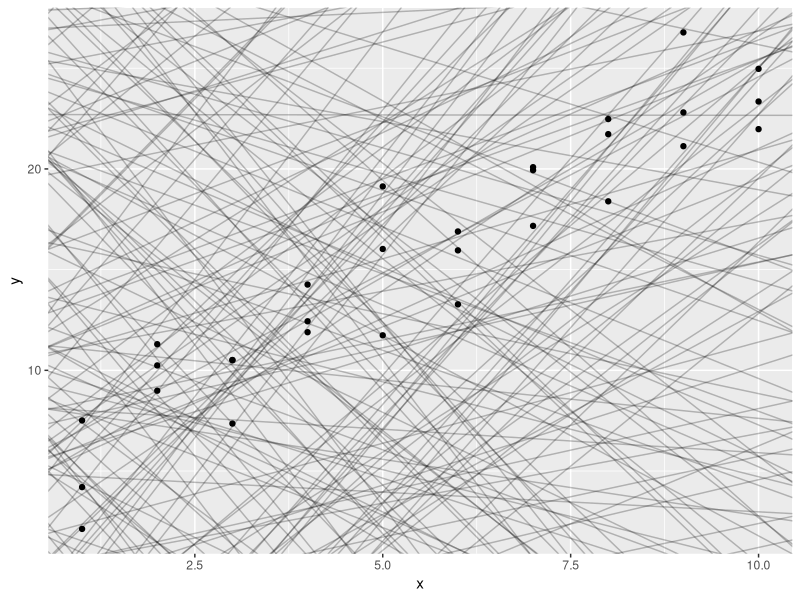
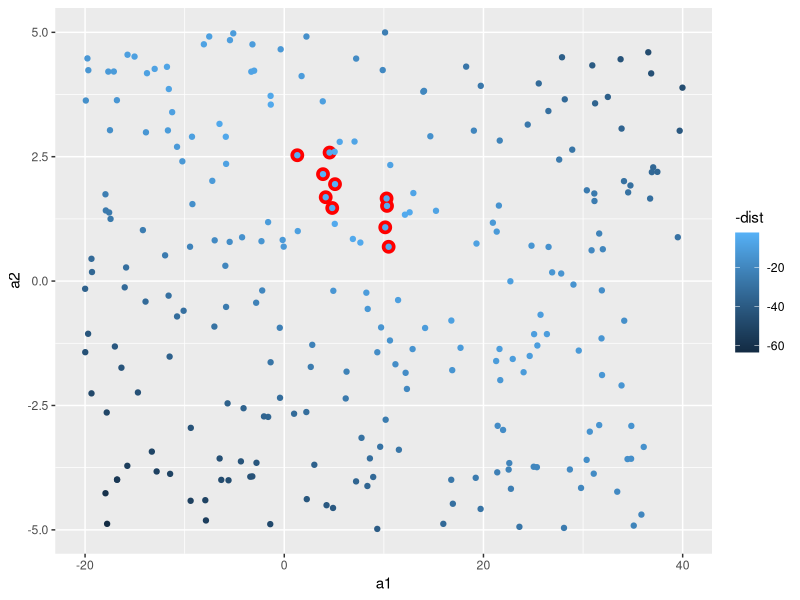
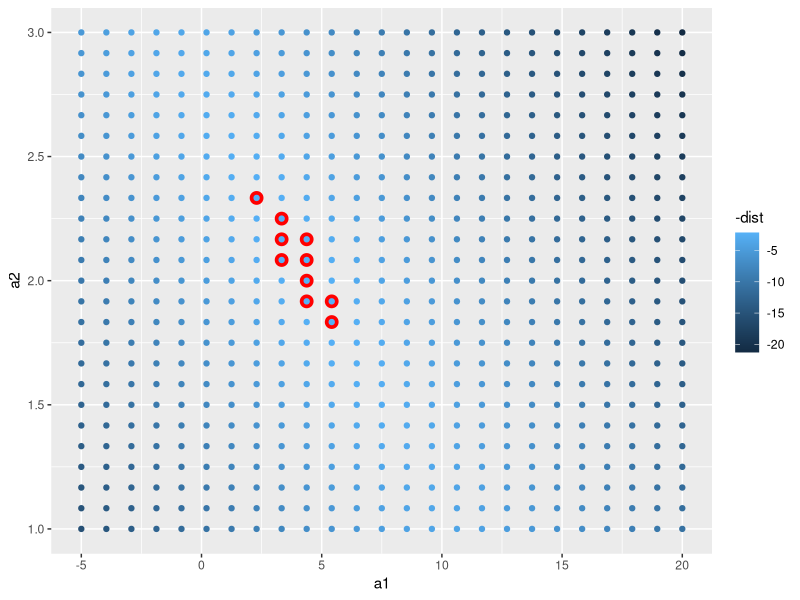
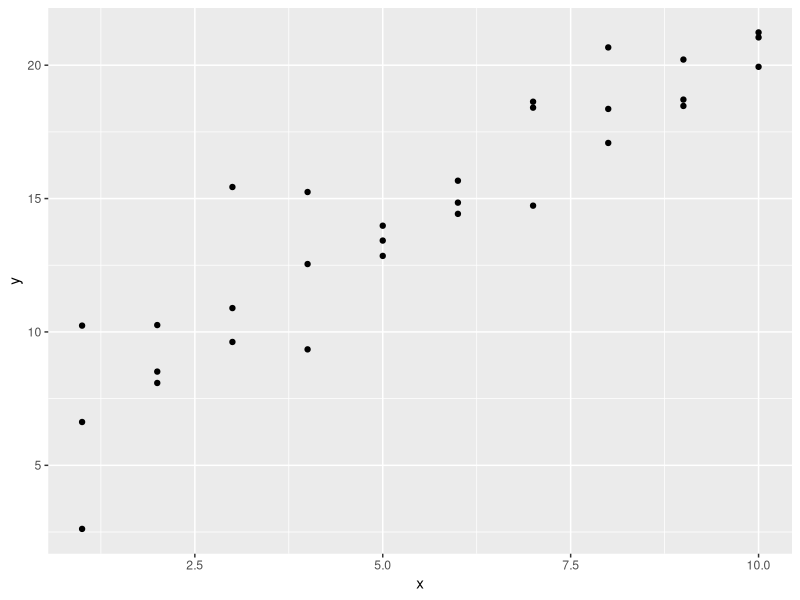
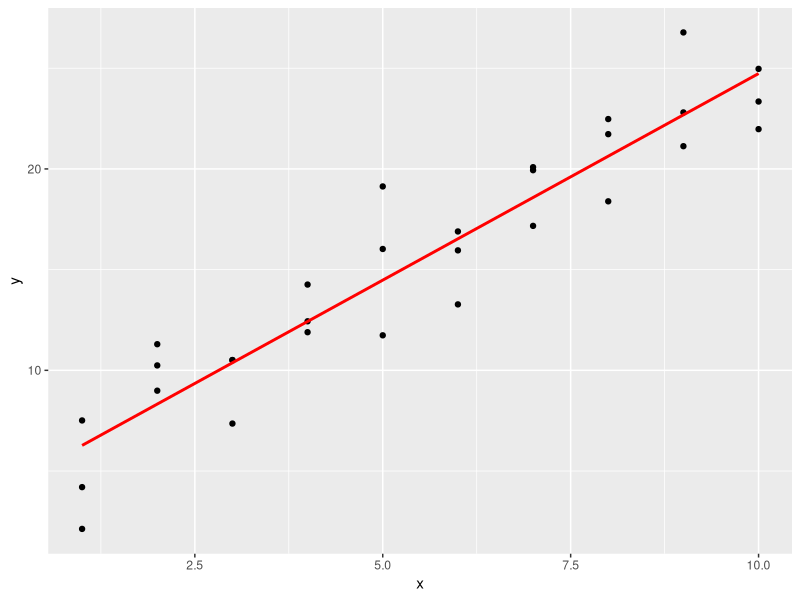
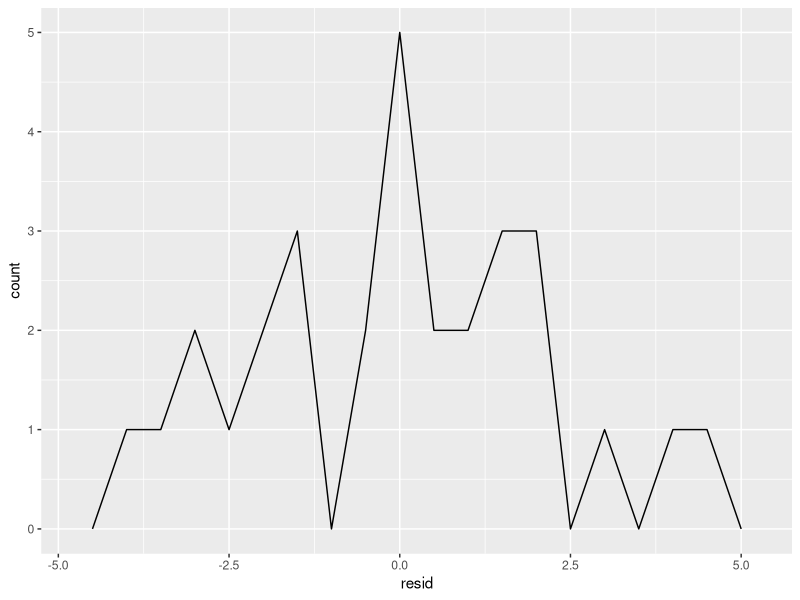
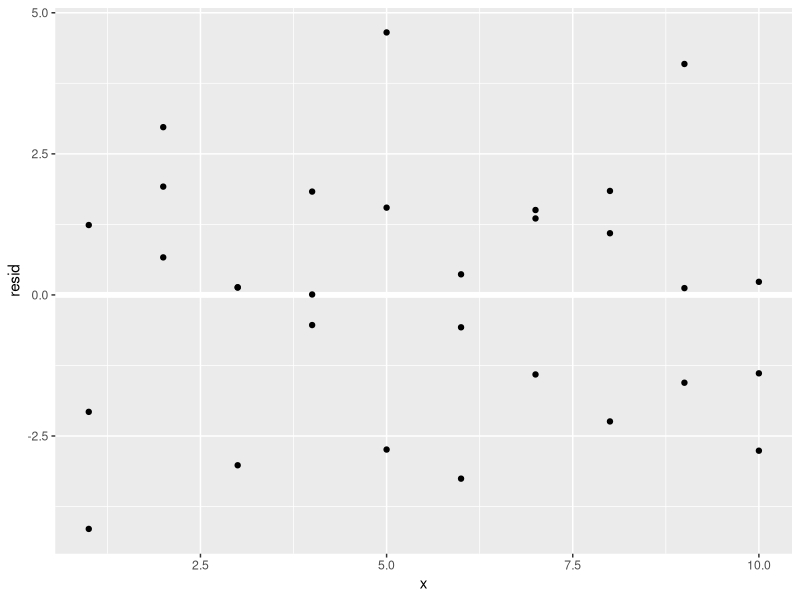
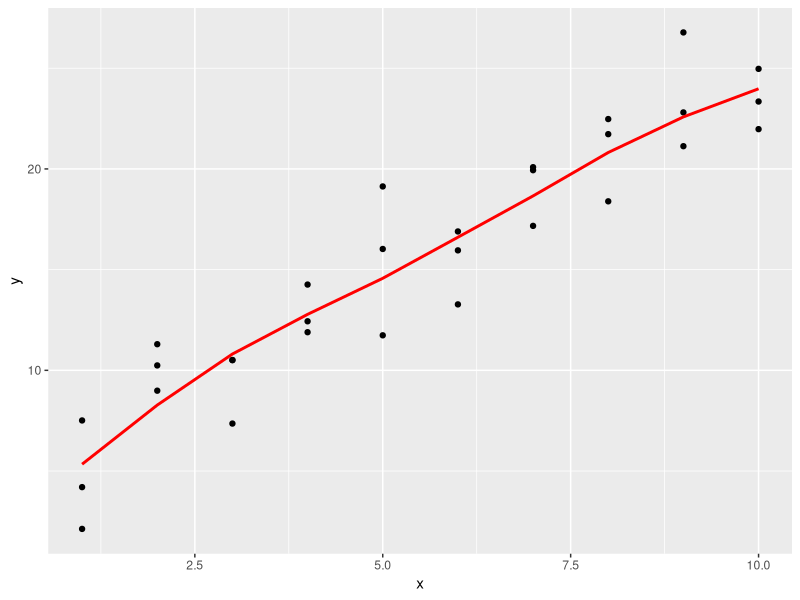

Write the R code that produced these figures, in order.
## ---- chunk 1
library(tidyverse)

library(modelr)
options(na.action = na.warn)
## ---- chunk 2
models <- tibble(
  a1 = runif(250, -20, 40),
  a2 = runif(250, -5, 5)
)

ggplot(sim1, aes(x, y)) + 
  geom_abline(aes(intercept = a1, slope = a2), data = models, alpha = 1/4) +
  geom_point() 
## ---- chunk 3
model1 <- function(a, data) {
  a[1] + data$x * a[2]
}
model1(c(7, 1.5), sim1)
## ---- chunk 4
measure_distance <- function(mod, data) {
  diff <- data$y - model1(mod, data)
  sqrt(mean(diff ^ 2))
}
measure_distance(c(7, 1.5), sim1)
## ---- chunk 5
sim1_dist <- function(a1, a2) {
  measure_distance(c(a1, a2), sim1)
}

models <- models %>% 
  mutate(dist = purrr::map2_dbl(a1, a2, sim1_dist))
models
## ---- chunk 6
ggplot(models, aes(a1, a2)) +
  geom_point(data = filter(models, rank(dist) <= 10), size = 4, colour = "red") +
  geom_point(aes(colour = -dist))
## ---- chunk 7
grid <- expand.grid(
  a1 = seq(-5, 20, length = 25),
  a2 = seq(1, 3, length = 25)
  ) %>% 
  mutate(dist = purrr::map2_dbl(a1, a2, sim1_dist))

grid %>% 
  ggplot(aes(a1, a2)) +
  geom_point(data = filter(grid, rank(dist) <= 10), size = 4, colour = "red") +
  geom_point(aes(colour = -dist)) 
## ---- chunk 8
best <- optim(c(0, 0), measure_distance, data = sim1)
best$par
sim1_mod <- lm(y ~ x, data = sim1)
coef(sim1_mod)
## ---- chunk 9
sim1a <- tibble(
  x = rep(1:10, each = 3),
  y = x * 1.5 + 6 + rt(length(x), df = 2)
)

ggplot(data = sim1a, aes(x, y)) + geom_point()
sim1a_model <- lm(y~x, data=sim1a)
coef(sim1a_model)
## ---- chunk 10
measure_distance <- function(mod, data) {
  diff <- data$y - model1(mod, data)
  mean(abs(diff))
}
## ---- chunk 11
best <- optim(c(0, 0), measure_distance, data = sim1a)
best$par
## ---- chunk 12
model1 <- function(a, data) {
  a[1] + data$x * a[2] + a[3]
}
## ---- chunk 13
grid <- sim1 %>% 
  data_grid(x) 
## ---- chunk 14
grid <- grid %>%
  add_predictions(sim1_mod)
## ---- chunk 15
ggplot(sim1, aes(x)) +
  geom_point(aes(y = y)) +
  geom_line(aes(y = pred), data = grid, colour = "red", size = 1)
## ---- chunk 16
sim1 <- sim1 %>% 
  add_residuals(sim1_mod)
sim1

#Plot the spread of the residuals
ggplot(sim1, aes(resid)) + 
  geom_freqpoly(binwidth = 0.5)

#Recreate plot using residuals instead of original predictor. If looks random, is good
ggplot(sim1, aes(x, resid)) + 
  geom_ref_line(h = 0) +
  geom_point() 
## ---- chunk 17
sim1_mod2 <- loess(y ~ x, data = sim1)

grid2 <- sim1 %>% 
  data_grid(x) 

grid2 <- grid2 %>%
  add_predictions(sim1_mod2)

ggplot(sim1, aes(x)) +
  geom_point(aes(y = y)) +
  geom_line(aes(y = pred), data = grid2, colour = "red", size = 1)

ggplot(sim1, aes(x)) + 
  geom_point(aes(y = y)) +
  geom_smooth(aes(y = y))
## ---- chunk 18
# ?formula

mod2 <- lm(y ~ x -1, data = sim2)

grid <- sim2 %>% 
  data_grid(x) %>% 
  add_predictions(mod2)
grid

ggplot(sim2, aes(x)) + 
  geom_point(aes(y = y)) +
  geom_point(data = grid, aes(y = pred), colour = "red", size = 4)
## ---- chunk 19
mod1 <- lm(y ~ x1 + x2, data = sim3)
mod2 <- lm(y ~ x1 * x2, data = sim3)
df <- tribble(
  ~y, ~x, ~x2,
   1,  1, 1, 
   2,  2, 2, 
   3,  3, 3
)
model_matrix(df, y ~ x * x2)
## ---- chunk 20
mod1 <- lm(y ~ x1 + x2, data = sim3)
mod2 <- lm(y ~ x1 * x2, data = sim3)

# mod1: y = a + a1 * x1 + a2 * x2
# mod2: y = a0 + a1 * x1 + a2 * x2 + a12 * x1 * x2

## ---- chunk 21
mod1 <- lm(y ~ x1 + x2, data = sim4)
mod2 <- lm(y ~ x1 * x2, data = sim4)

grid <- sim4 %>%
  data_grid(x1, x2) %>%
  gather_predictions(mod1, mod2)

grid <- subset(grid, near(x2, 1))

ggplot(sim4, aes(x1, y, colour = x2)) + 
  geom_point() +
  geom_line(data = subset(grid, near(x2, 1)), aes(y = pred)) + 
  geom_line(data = subset(grid, near(x2, -1)), aes(y = pred)) + 
  geom_line(data = subset(grid, near(x2, -.55, tol = 0.02)), aes(y = pred)) + 
  geom_line(data = subset(grid, near(x2, .55, tol = 0.02)), aes(y = pred)) + 
  facet_wrap(~ model)
